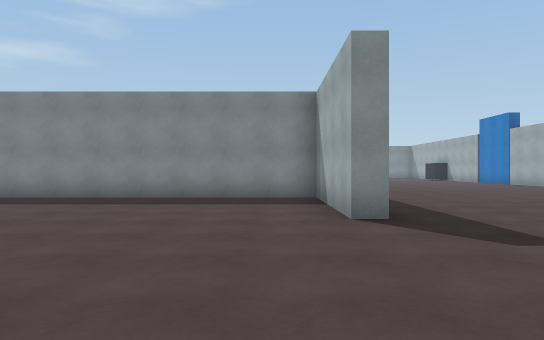
View 1 (above)

23 first-person views from a walk through a 3-D level made in the Unity game engine. The camera is 1.3 m above the floor, looks level and sees 70° across. The floor is counted in squares, 2 m on a side. Each view is taken from the middle of a square. On the plan, view 1 faces up. The plan holds only what a view shows up to about 11 squares ahead; the rest is blank. The place goes on beyond the plan. Some animated figures are not drawn. Some surface patterns are stand-ins.

View 2
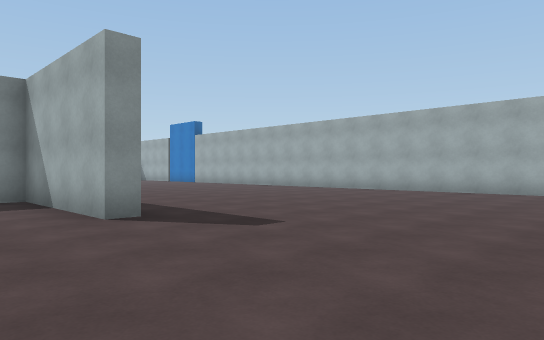

View 3
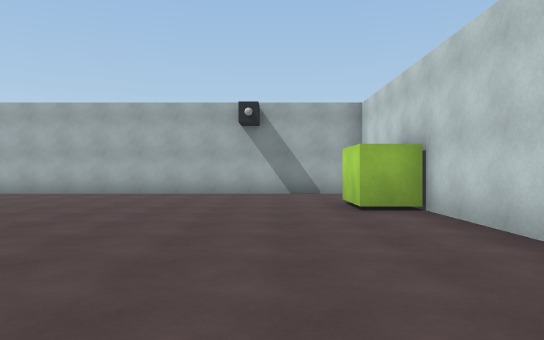

View 4
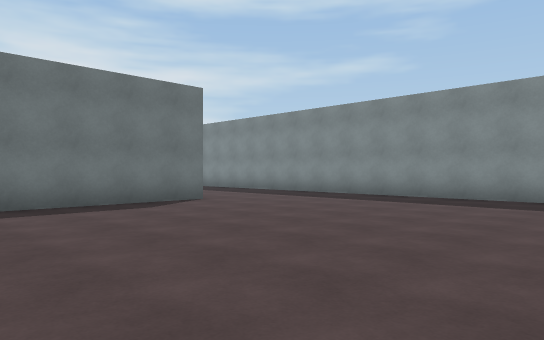

View 5
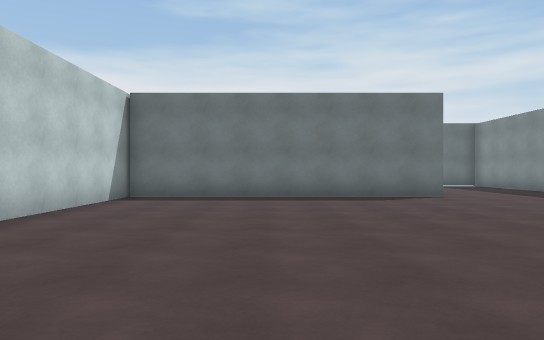

View 6
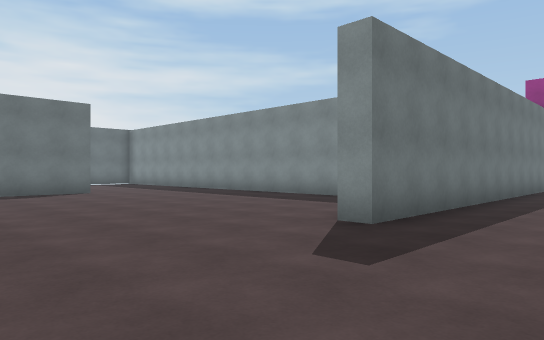

View 7
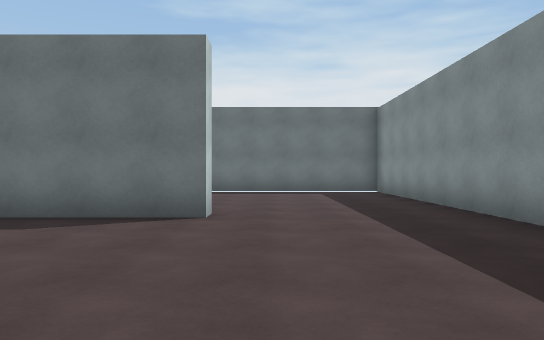

View 8
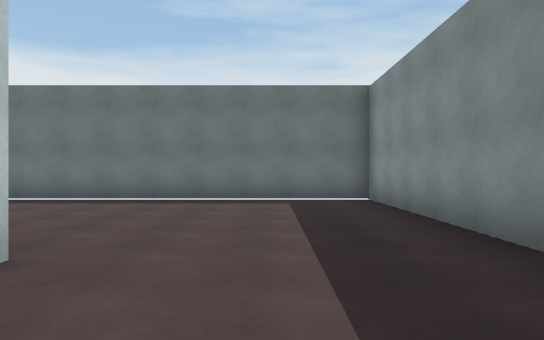

View 9
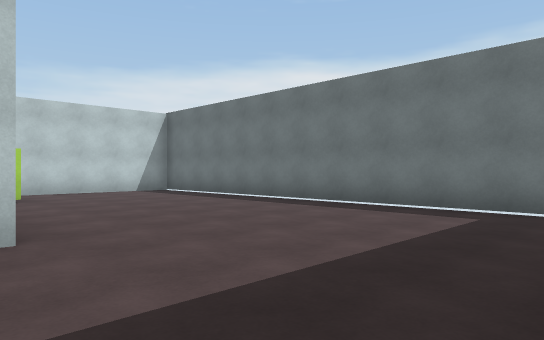

View 10
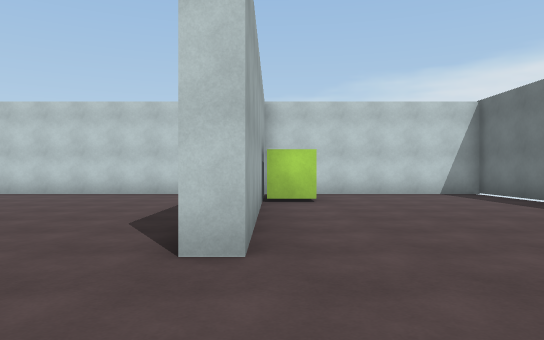

View 11
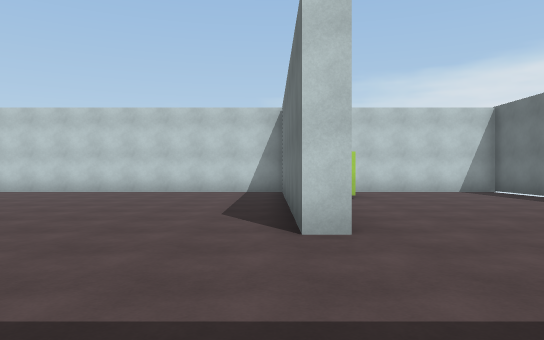

View 12
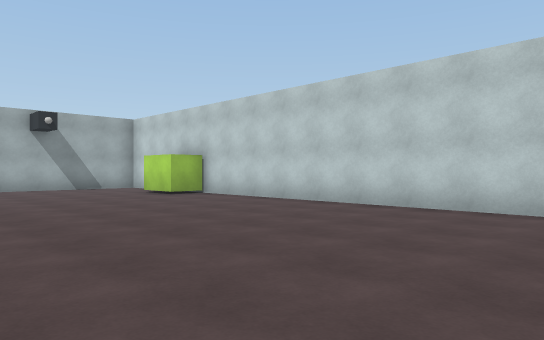

View 13
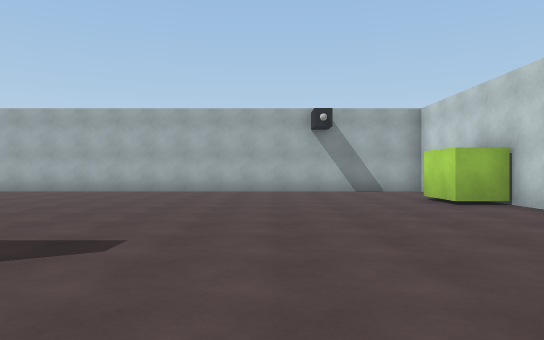

View 14
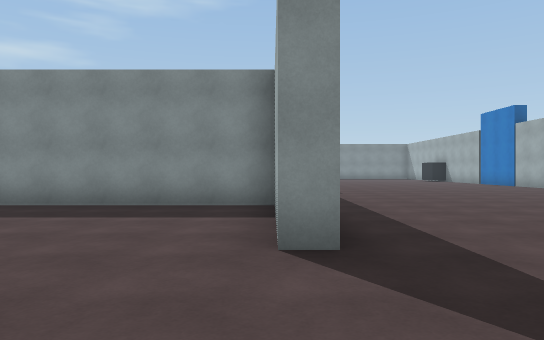

View 15
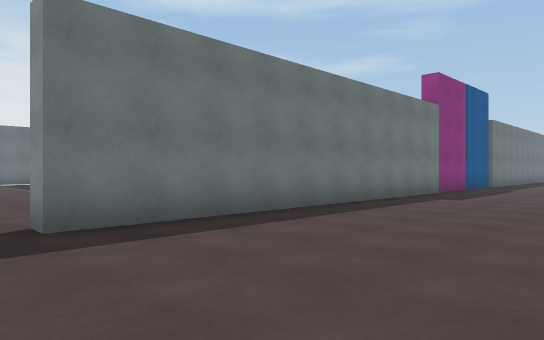

View 16
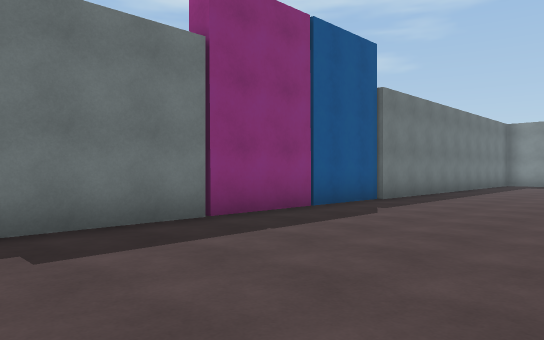

View 17
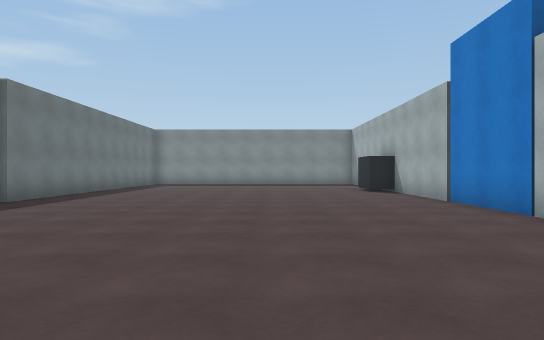

View 18
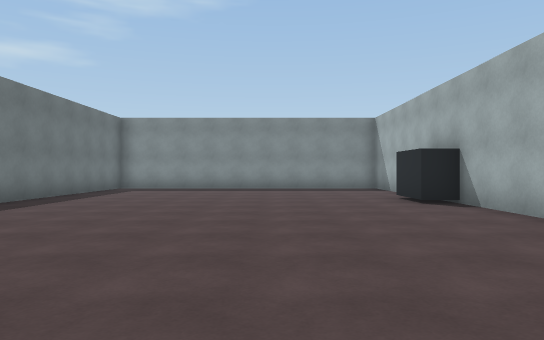

View 19
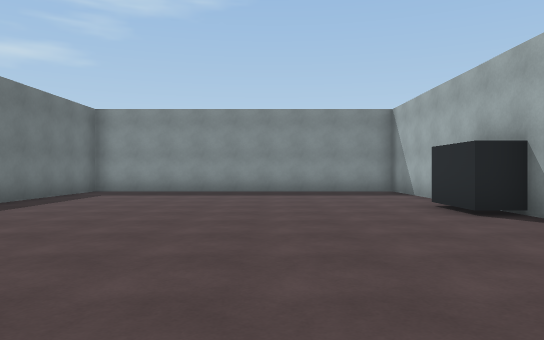

View 20
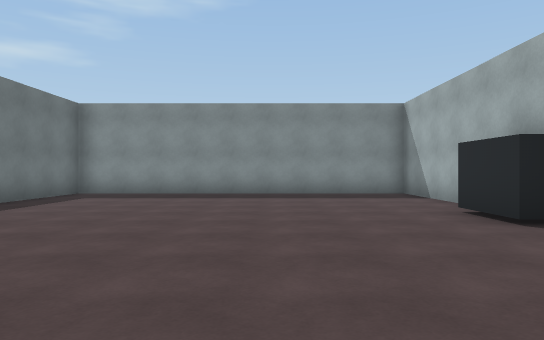

View 21
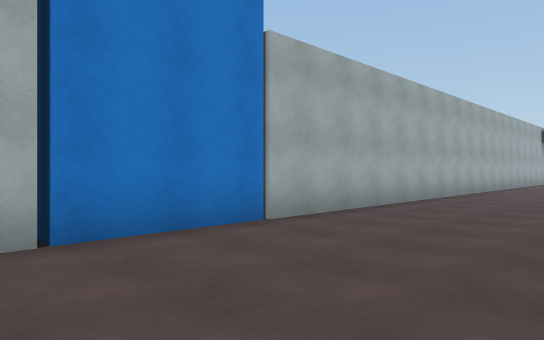

View 22
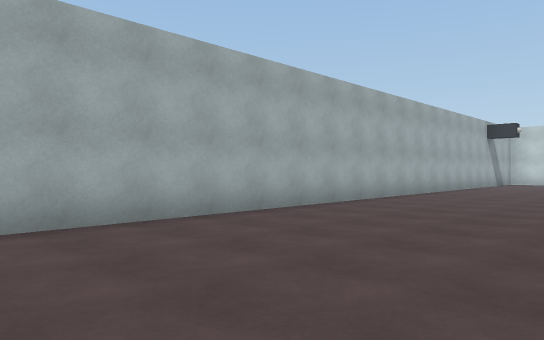

View 23
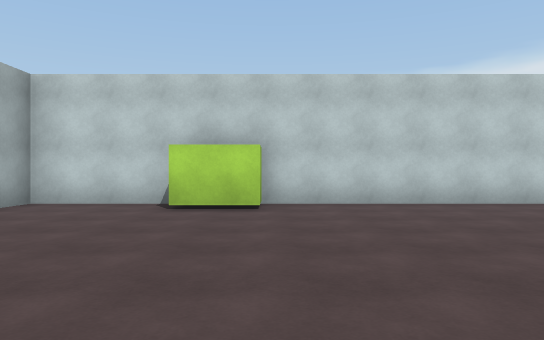

### Floor plan
Points are (right, up) in squares from view 1. A wall is a line through its corners. A room is listed if a view was taken in it or the views show most of it. See-through windows are left out.
Room 1 (views 1, 2, 3, 4, 5, 6, 7, 8, 9, 10, 11, 12, 13, 14, 15, 16, 17, 18, 19, 20, 21, 22, 23)
walls: (-12.4, 9.2) (-13.6, 9.2) (-13.6, -2.5) (-7.8, -2.5); (-9, 0.2) (-7.8, 0.2) (-7.8, 5.1) (-7.3, 5.1) (-7.3, -2.5) (6.2, -2.5) (6.2, -1.4) (7.8, -1.4); (7.9, -2.5) (10.6, -2.5) (10.6, 23.5) (9.9, 23.5) (9.9, 25.1); (10.6, 26.5) (10.6, 29.8) (1.6, 29.8) (1.6, 5.2) (1.1, 5.2) (1.1, 9.2) (-9.5, 9.2)

Positions as (right, up) in squares from view 1, and headings:
1: (0, 0), facing up
2: (-1, 0), facing up-right
3: (0, 0), facing right
4: (0, 0), facing up-left
5: (2, 1), facing left
6: (4, 1), facing up-left
7: (-2, 6), facing left
8: (-5, 7), facing left
9: (-7, 9), facing down-left
10: (-8, 8), facing down
11: (-7, 9), facing down
12: (-3, 4), facing down-right
13: (-1, 2), facing right
14: (1, 2), facing up
15: (6, 4), facing up-left
16: (6, 12), facing up-left
17: (7, 12), facing up
18: (7, 16), facing up
19: (7, 18), facing up
20: (7, 19), facing up
21: (7, 21), facing down-right
22: (6, 17), facing down-right
23: (6, 5), facing down
